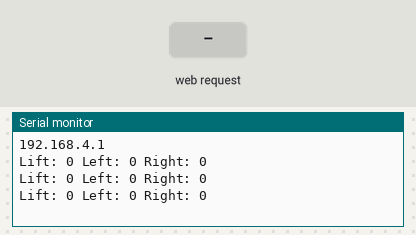
A program run on a simulated ESP32. Parts: the last lines printed to the serial monitor. Inputs (shaded band) come from the test bench.

Above: at 1.2 s.
1.3 s: HTTP request GET /control?x=1 received
At 2.2 s:
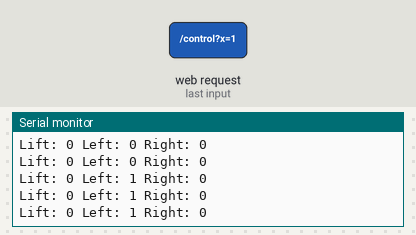
2.8 s: HTTP request GET /control?x=120 received
At 3.4 s:
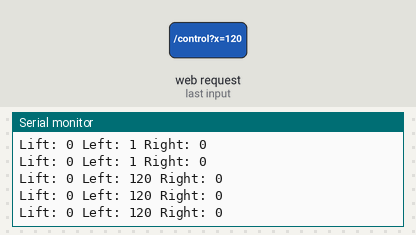
Timing chart, 0 to 5.8 s (numbered marks = the images above; inputs shaded):
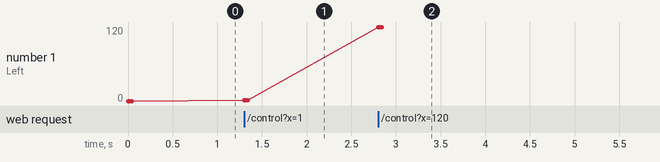

Measured:
- after the input at 1.3 s, the serial monitor: prints a new line at once (image 1)
- after the input at 2.8 s, the serial monitor: prints a new line at once (image 2)
- plotted number 1: 0 → 1 after the input at 1.3 s, 1 → 120 after the input at 2.8 s

The program:

main.cpp
```cpp
#include <Arduino.h>
#include <WiFi.h>
#include <ESPAsyncWebServer.h>
#include <web.h>

// ---------------- PINOVI ----------------
#define MOTOR1_A 18 // LIFT
#define MOTOR1_B 19

#define MOTOR2_A 32 // LIFT
#define MOTOR2_B 33

#define MOTOR3_A 13 // LEFT
#define MOTOR3_B 27

#define MOTOR4_A 26 // RIGHT
#define MOTOR4_B 25

// ---------------- WIFI ----------------
const char *ssid = "Hovercraft";
const char *password = "12345678";

AsyncWebServer server(80);

// ---------------- CONTROL ----------------
int joyX = 0;
int joyY = 0;
int throttleVal = 0;
int liftVal = 0;
bool emergencyStop = false;
unsigned long lastCommandTime = 0;

// ---------------- SETUP ----------------
void setup()
{
  Serial.begin(115200);

  analogWriteFrequency(20000);

  // sve ugasi


  WiFi.softAP(ssid, password);
  Serial.println(WiFi.softAPIP());

  server.on("/", HTTP_GET, [](AsyncWebServerRequest *request)
            { request->send_P(200, "text/html", index_html); });

  server.on("/control", HTTP_GET, [](AsyncWebServerRequest *request)
            {
    lastCommandTime = millis();
    if (request->hasParam("x")) joyX = request->getParam("x")->value().toInt();
    if (request->hasParam("y")) joyY = request->getParam("y")->value().toInt();
    if (request->hasParam("t")) throttleVal = request->getParam("t")->value().toInt();
    if (request->hasParam("l"))
      liftVal = request->getParam("l")->value().toInt();

    emergencyStop = false;

    request->send(200, "text/plain", "OK"); });

  server.on("/stop", HTTP_GET, [](AsyncWebServerRequest *request)
            {
    emergencyStop = true;
    request->send(200, "text/plain", "STOPPED"); });

  server.begin();
}

// ---------------- LOOP ----------------
void loop()
{

  // 🔴 EMERGENCY STOP
  if (emergencyStop)
  {

    return;
  }
  if (millis() - lastCommandTime > 50)
  {
    // nema signala 0.5 sekundi → STOP

    return;
  }

  // ---- LIFT ----
  int lift = liftVal;

  // ---- POGON ----
  int left = constrain(throttleVal + joyY + joyX, 0, 255);
  int right = constrain(throttleVal + joyY - joyX, 0, 255);


  // DEBUG
  Serial.print("Lift: ");
  Serial.print(lift);
  Serial.print(" Left: ");
  Serial.print(left);
  Serial.print(" Right: ");
  Serial.println(right);

  delay(20);
}
```

web.h
```cpp
#include <Arduino.h>
const char index_html[] PROGMEM = R"rawliteral(
<!DOCTYPE html>
<html>
<head>
<meta name="viewport" content="width=device-width, initial-scale=1.0">
<style>
body { text-align:center; font-family: Arial; }
#joystick {
  width:200px; height:200px;
  background:#ddd;
  margin:auto;
  border-radius:50%;
  position:relative;
  touch-action:none;
}
#stick {
  width:50px; height:50px;
  background:#333;
  border-radius:50%;
  position:absolute;
  top:75px; left:75px;
}
button {
  font-size:20px;
  padding:10px;
  background:red;
  color:white;
  border:none;
  border-radius:10px;
}
</style>
</head>
<body>

<div>
  <h2>Hovercraft Control 😎</h2>

  <div id="joystick">
    <div id="stick"></div>
  </div>

  <br><br>
  Throttle: <input type="range" min="0" max="255" value="0" id="throttle">

  <br><br>
  Lift: <input type="range" min="0" max="255" value="0" id="lift">

  <br><br>
  <button onclick="stopAll()">🛑 STOP</button>

</div>

<script>
let joy = document.getElementById("joystick");
let stick = document.getElementById("stick");

let x=0, y=0;

joy.addEventListener("touchmove", move);
joy.addEventListener("mousemove", move);

document.addEventListener("touchend", resetStick);
document.addEventListener("mouseup", resetStick);

function move(e){
  let rect = joy.getBoundingClientRect();
  let clientX = e.touches ? e.touches[0].clientX : e.clientX;
  let clientY = e.touches ? e.touches[0].clientY : e.clientY;

  let dx = clientX - rect.left - 100;
  let dy = clientY - rect.top - 100;

  let max = 80;
  dx = Math.max(-max, Math.min(max, dx));
  dy = Math.max(-max, Math.min(max, dy));

  stick.style.left = (dx+100-25) + "px";
  stick.style.top = (dy+100-25) + "px";

  x = Math.round(dx/max * 100);
  y = Math.round(-dy/max * 100);

  send();
}

function resetStick(){
  x = 0;
  y = 0;
  stick.style.left = "75px";
  stick.style.top = "75px";
  send();
  fetch('/stop');
}

function send(){
  let throttle = document.getElementById("throttle").value;
  let lift = document.getElementById("lift").value;
  fetch(`/control?x=${x}&y=${y}&t=${throttle}`);
  fetch(`/control?x=${x}&y=${y}&l=${lift}`);
}

function stopAll(){
  fetch('/stop');
}
</script>

</body>
</html>
)rawliteral";
```
